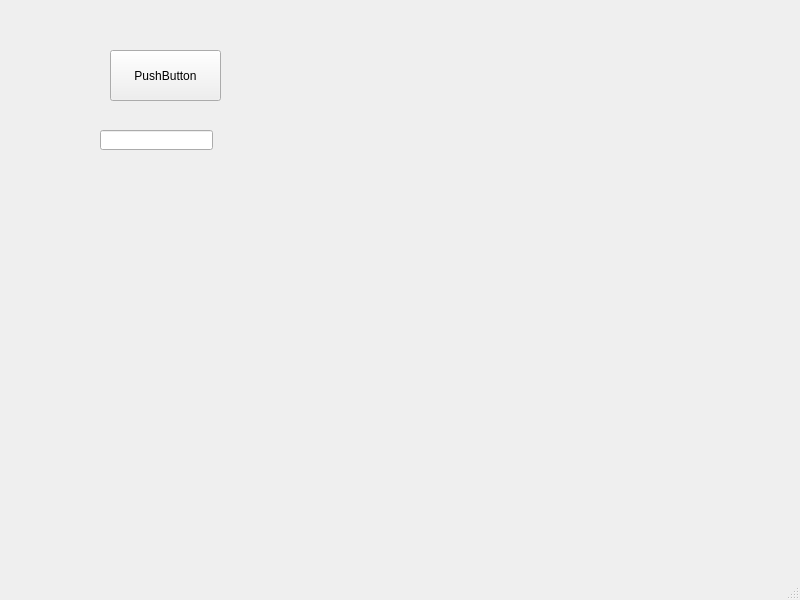
<?xml version="1.0" encoding="UTF-8"?>
<ui version="4.0">
 <class>MainWindow</class>
 <widget class="QMainWindow" name="MainWindow">
  <property name="geometry">
   <rect>
    <x>0</x>
    <y>0</y>
    <width>800</width>
    <height>600</height>
   </rect>
  </property>
  <property name="windowTitle">
   <string>MainWindow</string>
  </property>
  <widget class="QWidget" name="centralwidget">
   <widget class="QPushButton" name="pushButton">
    <property name="geometry">
     <rect>
      <x>110</x>
      <y>50</y>
      <width>111</width>
      <height>51</height>
     </rect>
    </property>
    <property name="text">
     <string>PushButton</string>
    </property>
   </widget>
   <widget class="QLineEdit" name="lineEdit">
    <property name="geometry">
     <rect>
      <x>100</x>
      <y>130</y>
      <width>113</width>
      <height>20</height>
     </rect>
    </property>
   </widget>
  </widget>
  <widget class="QMenuBar" name="menubar">
   <property name="geometry">
    <rect>
     <x>0</x>
     <y>0</y>
     <width>800</width>
     <height>21</height>
    </rect>
   </property>
  </widget>
  <widget class="QStatusBar" name="statusbar"/>
 </widget>
 <resources/>
 <connections>
  <connection>
   <sender>pushButton</sender>
   <signal>clicked()</signal>
   <receiver>lineEdit</receiver>
   <slot>clear()</slot>
   <hints>
    <hint type="sourcelabel">
     <x>164</x>
     <y>106</y>
    </hint>
    <hint type="destinationlabel">
     <x>168</x>
     <y>154</y>
    </hint>
   </hints>
  </connection>
 </connections>
</ui>
